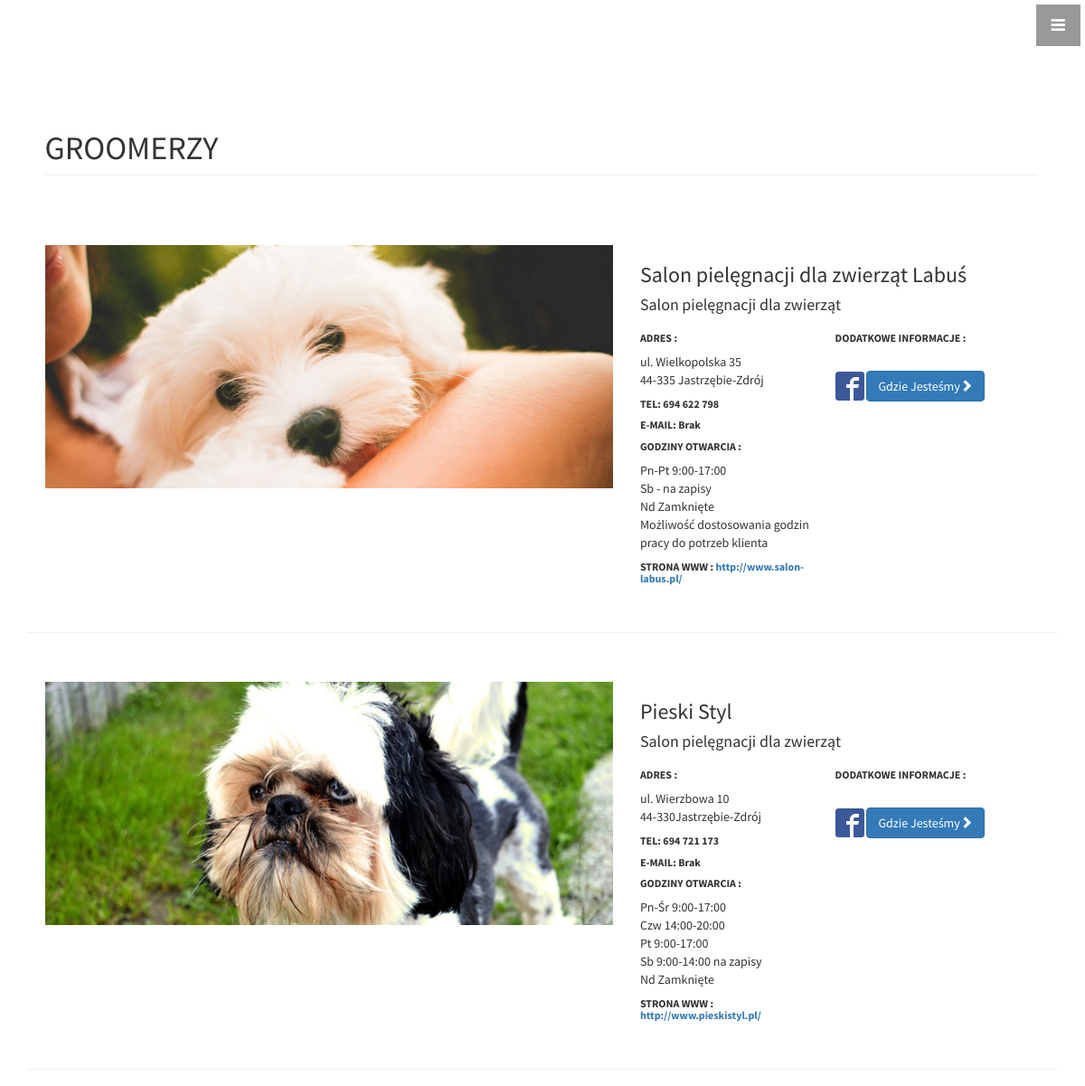
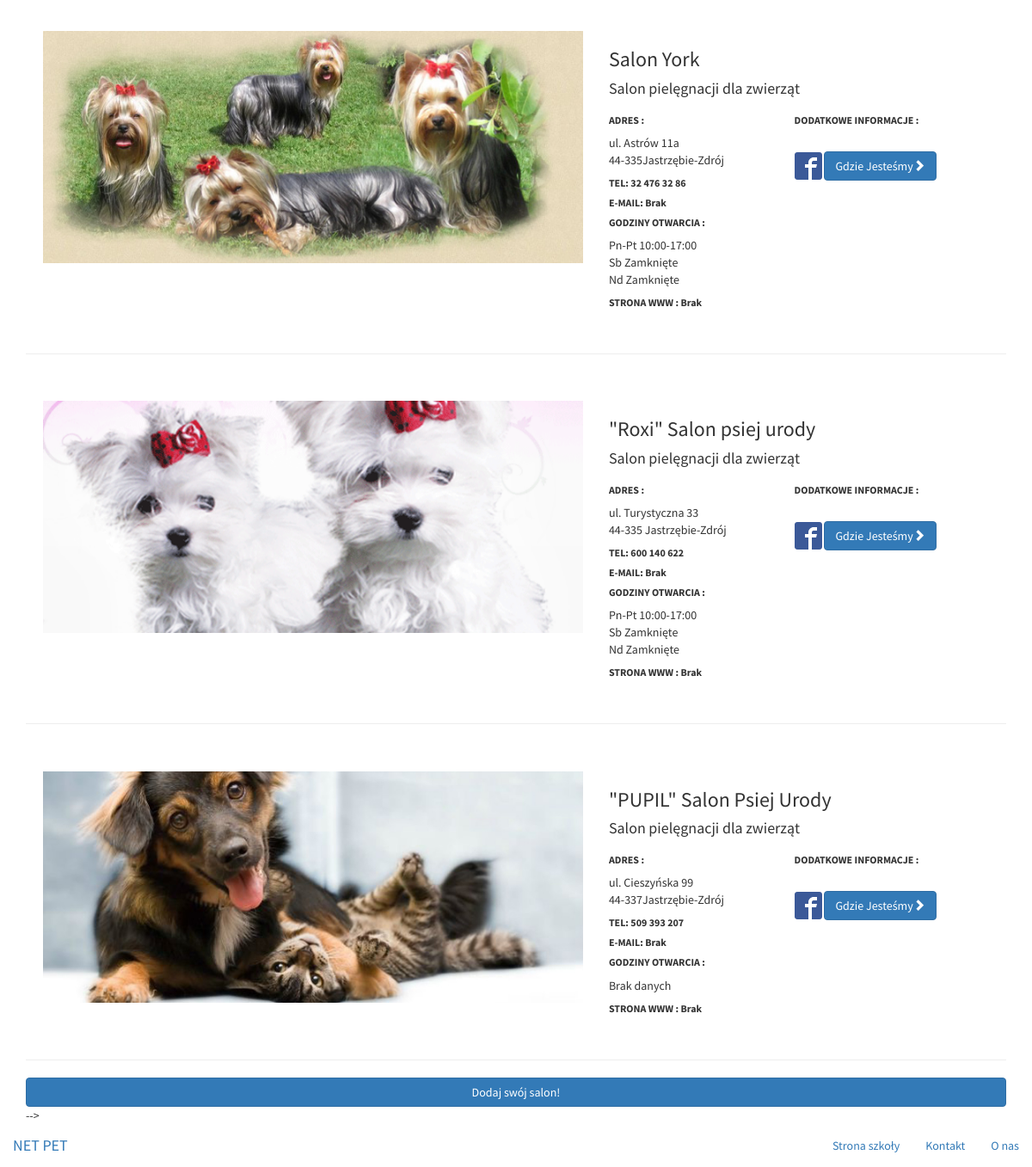
The app's page /groomers/index.php with its own data (2 pictures, top to bottom).
### tables this page shows
CREATE TABLE IF NOT EXISTS `zooshops` (
  `ID` int(11) NOT NULL AUTO_INCREMENT,
  `name` text NOT NULL,
  `email` text NOT NULL,
  `street` text NOT NULL,
  `open` text NOT NULL,
  `post_code` text NOT NULL,
  `city` text NOT NULL,
  `phone_number` text NOT NULL,
  `website` text NOT NULL,
  `type` text NOT NULL,
  `description` text NOT NULL,
  `img` text NOT NULL,
  `btn` text NOT NULL,
  `fb` text NOT NULL,
  `fb1` text NOT NULL,
  PRIMARY KEY (`ID`)
);

### groomers/index.php (the view, shortened to what this page needs)
<!DOCTYPE html>
<html lang="pl">
<head>
        <?php
$server = "localhost";
$user = "p491607_root";
$pass = "fvecrqcj";
  $mysqli = new mysqli($server, $user, $pass);
$mysqli->select_db('p491607_netpet');
    $mysqli->query("SET NAMES 'utf8' COLLATE 'utf8_polish_ci'");
$result = $mysqli->query("SELECT * FROM zooshops WHERE type='groomer' ");
?>
    <link href="/css/bootstrap.min.css" rel="stylesheet">
    <link href="/css/1-col-portfolio.css" rel="stylesheet">
    <link href="/css/bootstrap.min.css" rel="stylesheet">
	<link href="css/modal.css" rel="stylesheet">
    <link href="/css/round-about.css" rel="stylesheet">
     <link href="/css/stylish-portfolio.css" rel="stylesheet">
    <link href="/css/full-slider.css" rel="stylesheet">
    <link href="/font-awesome/css/font-awesome.min.css" rel="stylesheet" type="text/css">
</head>
<body>
    <a id="menu-toggle" href="#" class="btn btn-dark btn-lg toggle"><i class="fa fa-bars"></i></a>
    <div class="container">
        <div class="row">
            <div class="col-lg-12">
                <h1 class="page-header">GROOMERZY
                </h1>
            </div>
        </div>
		<div id="zmiana">
            <?php
        while ($row = $result->fetch_assoc()) {
         echo '<div class="row">
            <div class="col-md-7">
                <a href="#">
                    <img class="img-responsive" src="'. $row["img"] .'" alt="">
                </a>
            </div>
            <div class="col-md-5">
                <h3>'. $row["name"] .'</h3>
                <h4>Salon pielęgnacji dla zwierząt</h4>
				<div class="info">
				<p><h6><b>ADRES :</b></h6>
                '. $row["street"].'</br>
				'. $row["post_code"] . $row["city"] .'</br>
				<h6><b>TEL: '. $row["phone_number"] .'</b></h6>
				<h6><b>E-MAIL: ' . $row["email"] . '</b></h6>
				<h6><b>GODZINY OTWARCIA :</b></h6>'
				. $row["open"] .
				'<h6><b>STRONA WWW : ' . $row["website"] . '</b></h6>
				</div>
				<div class="info">
				<h6><b>DODATKOWE INFORMACJE :</b></h6>
				'. $row["description"] .'</br>
				<a href="'. $row["fb"] .'"><img src="' . $row["fb1"] . '" alt="facebook" /></a>
				<a class="btn btn-primary" id="'.$row["btn"].'">Gdzie Jesteśmy<span class="glyphicon glyphicon-chevron-right"></span></a>
				</p>
				</div>
				<div class="fb">
				</div>
				</div>
        </div>
          <hr>';
}
        ?>
<button type="button" onclick="window.location.href='/formshops.php'" class="btn btn-primary btn-block">Dodaj swój salon!</button>
		</div>
	 -->
    </div>
    <a href="/" class="navbar-brand"> NET PET </a>
      <div class="collapse navbar-collapse navHeaderCollapse">
        <ul class="nav navbar-nav navbar-right">
          <li class="active"><a href="http://zs6sobieski.pl">Strona szkoły</a></li>
          <li><a href="/#aboutus">Kontakt</a></li>
          <li class="dropdown">
            <a href="/#aboutus" class="dropdown-toggle" data-toggle="dropdown">O nas</a>
        </ul>
      </div>
</body>
</html>

### groomers/css/1-col-portfolio.css (style rules this page uses)
body { padding-top: 70px; }

### css/round-about.css (style rules this page uses)
.row { width: 99%; margin-left:0.4%; padding-top:3%; padding-bottom: 2%; }

### css/stylish-portfolio.css (style rules this page uses)
html, body { width: 100%; height: 100%; }
body { font-family: "Source Sans Pro","Helvetica Neue",Helvetica,Arial,sans-serif; }
.btn-dark { border-radius: 0; color: #fff; background-color: rgba(0,0,0,0.4); }
#menu-toggle { z-index: 1; position: fixed; top: 0; right: 0; }
.toggle { margin: 5px 5px 0 0; }

### css/full-slider.css (style rules this page uses)
html, body { height: 100%; }
.carousel, .item, .active { height: 100%; }

### groomers/index.php (style rules this page uses)
.info { float:left; width:49%; }

### records on screen
zooshops: img (picture), name "Salon pielęgnacji dla zwierząt Labuś", street "ul. Wielkopolska 35", post_code "44-335", city "Jastrzębie-Zdrój", phone_number "694 622 798", email "Brak", open "Pn-Pt 9:00-17:00 Sb - na zapisy Nd Zamknięte Możliwość dostosowania godzin pracy do potrzeb klienta", website "http://www.salon-labus.pl/", fb1 (picture)
zooshops: img (picture), name "Pieski Styl", street "ul. Wierzbowa 10", post_code "44-330", city "Jastrzębie-Zdrój", phone_number "694 721 173", email "Brak", open "Pn-Śr 9:00-17:00 Czw 14:00-20:00 Pt 9:00-17:00 Sb 9:00-14:00 na zapisy Nd Zamknięte", website "http://www.pieskistyl.pl/", fb1 (picture)
zooshops: img (picture), name "Salon York", street "ul. Astrów 11a", post_code "44-335", city "Jastrzębie-Zdrój", phone_number "32 476 32 86", email "Brak", open "Pn-Pt 10:00-17:00 Sb Zamknięte Nd Zamknięte", website "Brak", fb1 (picture)
zooshops: img (picture), name "\"Roxi\" Salon psiej urody", street "ul. Turystyczna 33", post_code "44-335", city "Jastrzębie-Zdrój", phone_number "600 140 622", email "Brak", open "Pn-Pt 10:00-17:00 Sb Zamknięte Nd Zamknięte", website "Brak", fb1 (picture)
zooshops: img (picture), name "\"PUPIL\" Salon Psiej Urody", street "ul. Cieszyńska 99", post_code "44-337", city "Jastrzębie-Zdrój", phone_number "509 393 207", email "Brak", open "Brak danych", website "Brak", fb1 (picture)
